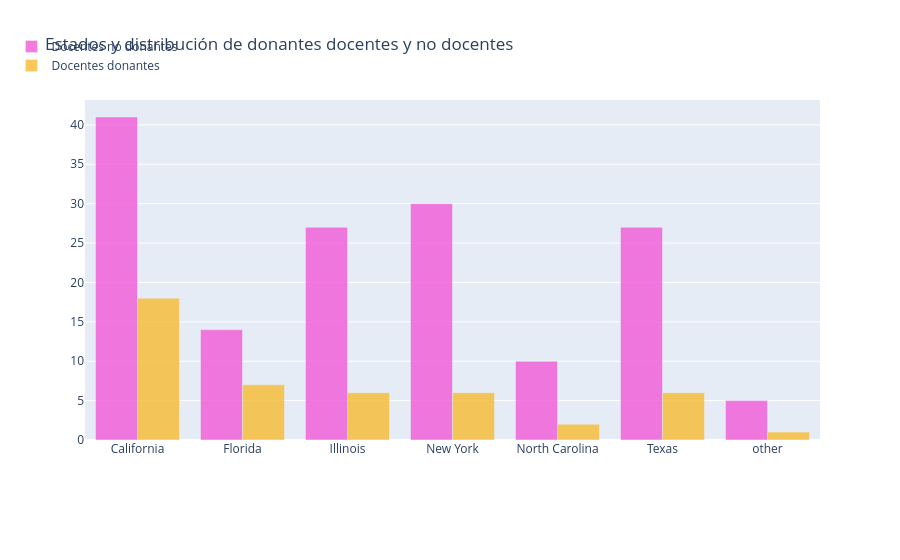

Notebook cell for this chart:
### Markdown cell above
<a id="numero-de-donantes-docentes-y-no-docentes-por-estado"></a>
### 2.6 Número de donantes docentes y no docentes de cada estado

### Code cell
# which city and state has maximum teacher donors 
tempdf = donors_df.groupby(['Donor State', 'Donor Is Teacher']).agg({'Donor Is Teacher' : 'count' }).rename(columns={'Donor Is Teacher' : 'Teacher Donor Counts'}).reset_index()

no_df = tempdf[tempdf['Donor Is Teacher']=='No']
no_x = no_df['Donor State']
no_y = no_df['Teacher Donor Counts']
yes_df = tempdf[tempdf['Donor Is Teacher']=='Yes']
yes_x = yes_df['Donor State']
yes_y = yes_df['Teacher Donor Counts']

trace1 = go.Bar(
    x=no_x,
    y=no_y,
    name='Docentes no donantes',
    marker=dict(color='#f259d6'),
    opacity=0.8
)
trace2 = go.Bar(
    x=yes_x,
    y=yes_y,
    name='Docentes donantes',
    marker=dict(color='#f7bb31'),
    opacity=0.8
)

data = [trace1, trace2]
layout = go.Layout(
    barmode='group',
    legend=dict(dict(x=-.1, y=1.2)),
    margin=dict(b=120),
    title = 'Estados y distribución de donantes docentes y no docentes',
)

fig = go.Figure(data=data, layout=layout)
iplot(fig, filename='grouped-bar')

### Figure 1 — Plotly figure (JSON) as saved in the notebook; plotly's stock layout.template omitted (floating-point values rounded to 4 significant figures)
{"data": [{"marker": {"color": "#f259d6"}, "name": "Docentes no donantes", "opacity": 0.8, "type": "bar", "x": ["California", "Florida", "Illinois", "New York", "North Carolina", "Texas", "other"], "y": [41, 14, 27, 30, 10, 27, 5]}, {"marker": {"color": "#f7bb31"}, "name": "Docentes donantes", "opacity": 0.8, "type": "bar", "x": ["California", "Florida", "Illinois", "New York", "North Carolina", "Texas", "other"], "y": [18, 7, 6, 6, 2, 6, 1]}], "layout": {"barmode": "group", "legend": {"x": -0.1, "y": 1.2}, "margin": {"b": 120}, "title": {"text": "Estados y distribución de donantes docentes y no docentes"}}}
